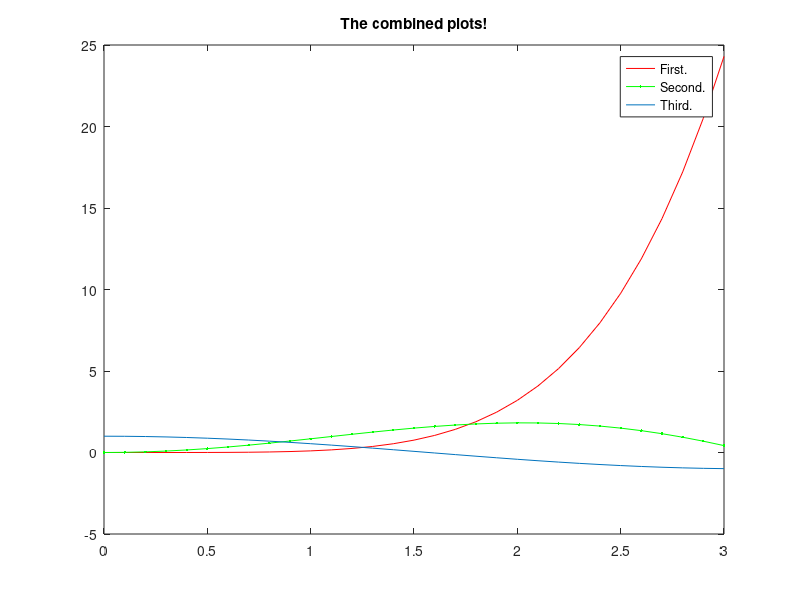

Source code (MATLAB):
x = 0:0.1:3;

f1 = x.^5/10;
f2 = x.*sin(x);
f3 = cos(x);

plot(x, f1, '-r', x, f2, '.-g', x, f3)
title('The combined plots!')
legend('First.', 'Second.', 'Third.')